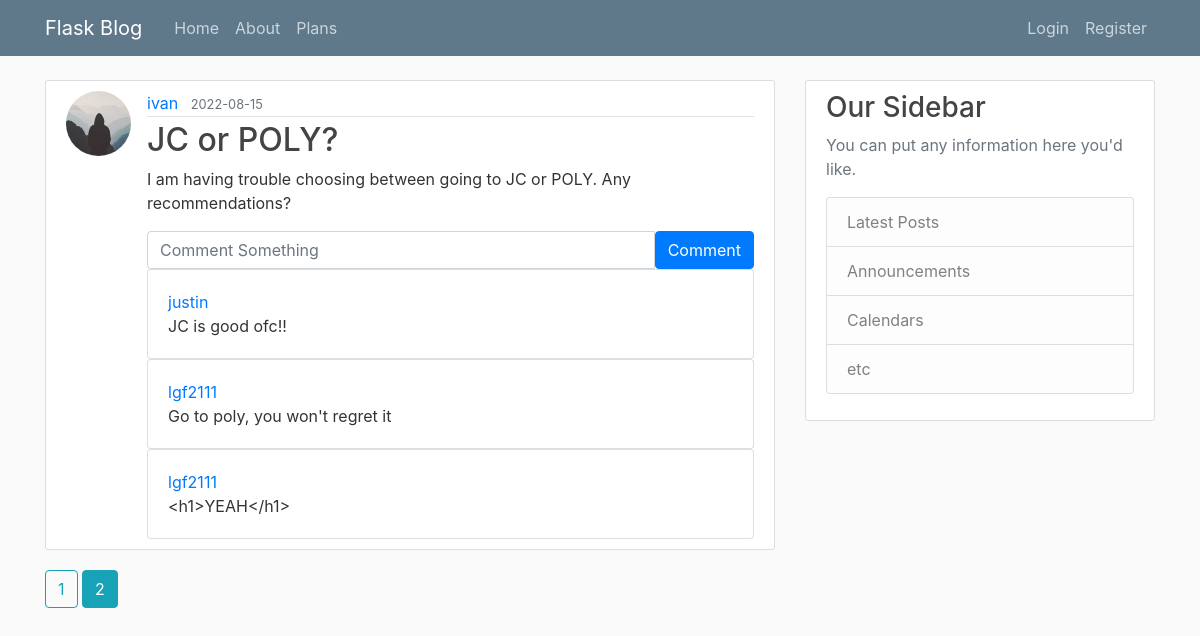
The page /home?page=2 on the database its author committed.
### flaskblog/models.py (models this page shows, shortened)
class Post(db.Model):
    id = db.Column(db.Integer, primary_key=True)
    title = db.Column(db.String(100), nullable=False)
    date_posted = db.Column(db.DateTime, nullable=False, default=datetime.utcnow)
    content = db.Column(db.Text, nullable=False)
    user_id = db.Column(db.Integer, db.ForeignKey('user.id'), nullable=False)
    comments = db.relationship('Comment', lazy=True)

class User(db.Model, UserMixin):
    id = db.Column(db.Integer, primary_key=True)
    username = db.Column(db.String(20), unique=True, nullable=False)
    is_premium = db.Column(db.Boolean, nullable=False, default=False)
    role_id = db.Column(db.Integer, db.ForeignKey('role.id'), nullable=False, default=1)
    email = db.Column(db.String(120), unique=True, nullable=False)
    image_file = db.Column(db.String(20), nullable=False, default='default.jpg')
    encrypted_password = db.Column(db.Text, nullable=False)
    nonce = db.Column(db.Text, nullable=False)
    tag = db.Column(db.Text, nullable=False)
    login_attempt = db.Column(db.Integer, nullable=False, default=0)
    posts = db.relationship('Post', backref='author', lazy=True)
    mfa = db.Column(db.Boolean, default=False, nullable=False)
    comments = db.relationship('Comment', backref='user', lazy=True)
    logout_time = db.Column(db.DateTime)

class Comment(db.Model):
    id = db.Column(db.Integer, primary_key=True)
    text = db.Column(db.String(200), nullable=False)
    date_posted = db.Column(db.DateTime, nullable=False, default=datetime.utcnow)
    post_id = db.Column(db.Integer, db.ForeignKey('post.id'), nullable=False)
    user_id = db.Column(db.Integer, db.ForeignKey('user.id'), nullable=False)

### flaskblog/main/routes.py (the view)
@main.route("/")
@main.route("/home")
@csp_header({'script-src':"'self'"})
def home():
    page = request.args.get('page', 1, type=int)
    posts = Post.query.order_by(Post.date_posted.desc()).paginate(page=page, per_page=5)
    return render_template('main/home.html', posts=posts)

### flaskblog/main/routes.py (called while the page is built)
@main.after_request
def add_security_headers(resp):
    resp.headers['Content-Security-Policy']="script-src 'self'; script-src-elem https://checkout.stripe.com/checkout.js"
    return resp

### run.py (called while the page is built, shortened)
@app.before_request
def before_request():
    session.permanent = True
    app.permanent_session_lifetime = timedelta(minutes=10)
    session.modified = True
    g.user = current_user

### flaskblog/templates/main/home.html
{% extends "layout.html" %}
{% block content %}
    {% for post in posts.items %}
        <article class="media content-section">
          <img class="rounded-circle article-img" src="{{ url_for('static', filename='profile_pics/' + post.author.image_file) }}">
          <div class="media-body">
            <div class="article-metadata">
              <a class="mr-2" href="{{ url_for('users.user_posts', username=post.author.username) }}">{{ post.author.username }}</a>
              <small class="text-muted">{{ post.date_posted.strftime('%Y-%m-%d') }}</small>
            </div>
            <h2><a class="article-title" href="{{ url_for('posts.post', post_id=post.id) }}">{{ post.title }}</a></h2>
            <p class="article-content">{{ post.content }}</p>
            <div class="">
              <form class="input-group md-3" method="POST" action="{{ url_for('posts.new_comment', post_id=post.id) }}">
                <input type="text" id="text" name="text" class="form-control" placeholder="Comment Something"/>
                <button type="submit" class="btn btn-primary">Comment</button>
              </form>
              {% for comment in post.comments %}
                <div class="card">
                  <div class="card-body">
                    <a class="card-title" href="{{ url_for('users.user_posts', username=comment.user.username) }}">{{ comment.user.username }}</a>
                    <p class="card-text">{{ comment.text }}</p>
                  </div>
                </div>
              {% endfor %}
            </div>
          </div>
        </article>
    {% endfor %}
    {% for page_num in posts.iter_pages(left_edge=1, right_edge=1, left_current=1, right_current=2) %}
      {% if page_num %}
        {% if posts.page == page_num %}
          <a class="btn btn-info mb-4" href="{{ url_for('main.home', page=page_num) }}">{{ page_num }}</a>
        {% else %}
          <a class="btn btn-outline-info mb-4" href="{{ url_for('main.home', page=page_num) }}">{{ page_num }}</a>
        {% endif %}
      {% else %}
        ...
      {% endif %}
    {% endfor %}
{% endblock content %}

### flaskblog/static/main.css (style rules this page uses)
body { background: #fafafa; color: #333333; margin-top: 5rem; }
h1, h2, h3, h4, h5, h6 { color: #444444; }
.content-section { background: #ffffff; padding: 10px 20px; border: 1px solid #dddddd; border-radius: 3px; margin-bottom: 20px; }
.article-title { color: #444444; }
.article-content { white-space: pre-line; }
.article-img { height: 65px; width: 65px; margin-right: 16px; }
.article-metadata { padding-bottom: 1px; margin-bottom: 4px; border-bottom: 1px solid #e3e3e3 }

### rows shown on the page
Post: image_file (placeholder picture), author.username "ivan", date_posted "2022-08-15", title "JC or POLY?", content "I am having trouble choosing between going to JC or POLY. Any recommendations?"
Comment: user.username "justin", text "JC is good ofc!!"
Comment: user.username "lgf2111", text "Go to poly, you won't regret it"
Comment: user.username "lgf2111", text "<h1>YEAH</h1>"

### other values the page prints
{{ page_num }} "1"
{{ page_num }} "2"
